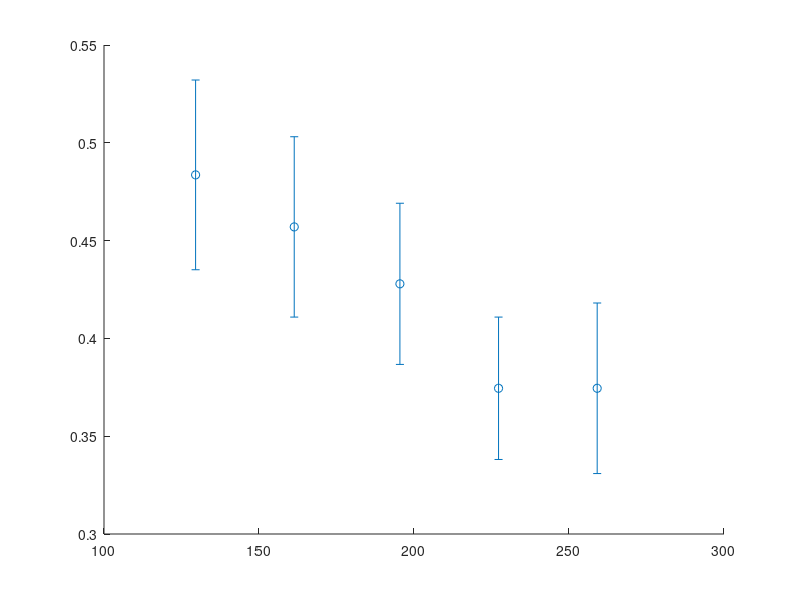

Source code (MATLAB): (Note: this script raises an error after producing the figure.)
%% Plotting figure 5a (data)
% Data grabbed from Louie et al 2011 PNAS, Figure 1e, using manual data-
% grabbing tool, WebPlotDigitizer (https://apps.automeris.io/wpd/).

%% Data:
v_out       = [129.5455, 161.3636, 195.4545, 227.2727, 259.0909]; % ul
firingRate  = [0.4836,   0.4570,   0.4279,   0.3745,   0.3745];   % norm
errorbars   = [0.0485,   0.0461,   0.0412,   0.0364,   0.0436];

%% Plot
%scatter(v_out, firingRate)
errorbar(v_out, firingRate, errorbars, 'o','MarkerEdgeColor',[.2 .6 1],...
    'MarkerFaceColor',[.2 .6 1], 'MarkerSize',25,'LineWidth',2)
xlim([0,400])
ylim([0.2,0.6])
xticks([0,400])
yticks([0.2,0.6])
xlabel('V_{out} magnitude (\mu\it{l})')
ylabel('Firing rate (norm)')